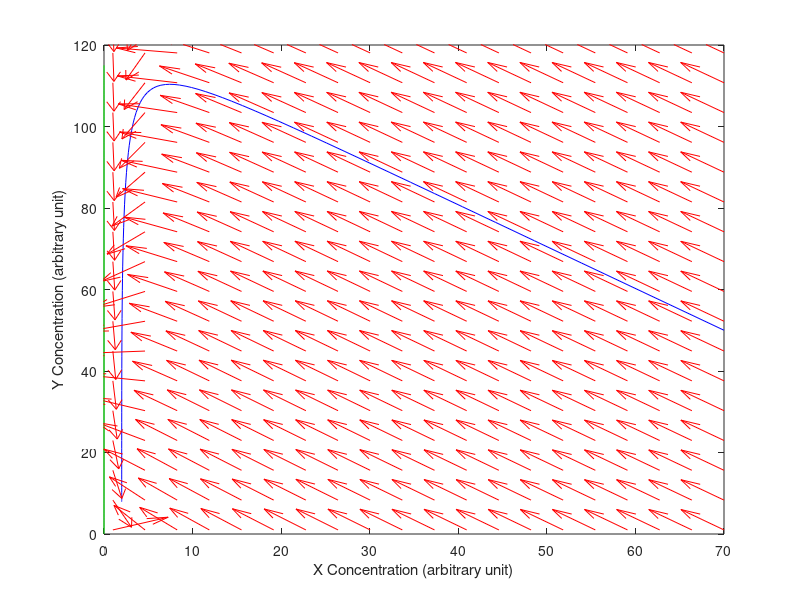
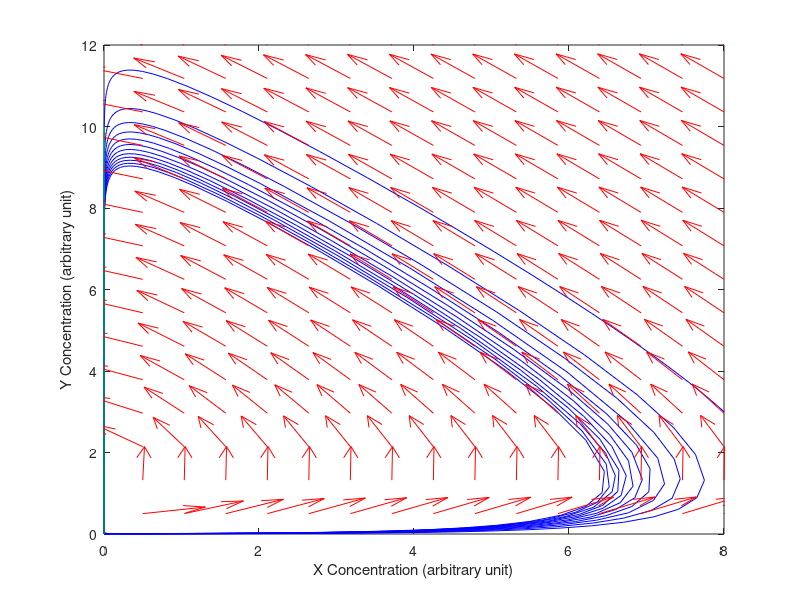

MATLAB code for these plots, in order: (Note: this script raises an error after producing the figures.)
function hw3()
    clc;
    close all;

    tspan = [0 200];

    % question 4.8.6 a)
    y0 = [ 1; 70; 50; 4; ];
    [t1,y1] = ode45(@ODE_4_8_6_a,tspan,y0);
    y0 = [ 1; 0; 115; 4; ];
    [t2,y2] = ode45(@ODE_4_8_6_a,tspan,y0);
    fig = figure;
    plot(y1(:,2),y1(:,3),'b');
    hold on;
    plot(y2(:,2),y2(:,3),'g');
    s1 = linspace(1,70,20);
    s2 = linspace(1,140,20);
    [x,y] = meshgrid(s1,s2);
    u = zeros(size(x));
    v = zeros(size(y));
    t = 0;
    for i = 1:numel(x)
        Yprime = ODE_4_8_6_a(t,[1; x(i); y(i); 4;]);
        u(i) = Yprime(2);
        v(i) = Yprime(3);
        Vmod = sqrt(u(i)^2 + v(i)^2);
        u(i) = u(i)/Vmod;
        v(i) = v(i)/Vmod;
    end
    quiver(x,y,u,v,'r');
    axis([ 0 70 0 120 ]); 
    xlabel('X Concentration (arbitrary unit)');
    ylabel('Y Concentration (arbitrary unit)');
    saveas(fig,'../img/4.8.6.a.jpg');
    
    % question 4.8.6 b)
    tspan = [ 0 1000 ];
    y0 = [ 1; 8; 3; 4; ];
    [t1,y1] = ode45(@ODE_4_8_6_b,tspan,y0);
    y0 = [ 1; 0; 10; 4; ];
    [t2,y2] = ode45(@ODE_4_8_6_b,tspan,y0);
    fig = figure;
    plot(y1(:,2),y1(:,3),'b');
    hold on;
    plot(y2(:,2),y2(:,3),'g');
    s1 = linspace(0.5,8,15);
    s2 = linspace(0.5,12,15);
    [x,y] = meshgrid(s1,s2);
    u = zeros(size(x));
    v = zeros(size(y));
    t = 0;
    for i = 1:numel(x)
        Yprime = ODE_4_8_6_b(t,[1; x(i); y(i); 4;]);
        u(i) = Yprime(2);
        v(i) = Yprime(3);
        Vmod = sqrt(u(i)^2 + v(i)^2);
        u(i) = u(i)/Vmod;
        v(i) = v(i)/Vmod;
    end
    quiver(x,y,u,v,'r');
    axis([ 0 8 0 12 ]); 
    xlabel('X Concentration (arbitrary unit)');
    ylabel('Y Concentration (arbitrary unit)');
    saveas(fig,'../img/4.8.6.b.jpg');
error();

    % question 4.8.8 b)
    tspan = [0 30];
    y0 = 2.1;
    [t1,y1] = ode45(@ODE_4_8_8_origin,tspan,y0);
    [t2,y2] = ode45(@ODE_4_8_8_approx,tspan,y0); 

    y0 = 3;
    [t3,y3] = ode45(@ODE_4_8_8_origin,tspan,y0);
    [t4,y4] = ode45(@ODE_4_8_8_approx,tspan,y0);
    
    y0 = 12;
    [t5,y5] = ode45(@ODE_4_8_8_origin,tspan,y0);
    [t6,y6] = ode45(@ODE_4_8_8_approx,tspan,y0);
    
    fig = figure;
    plot(t1, y1, 'r', t2, y2, 'r-.');
    hold on;
    plot(t3, y3, 'g', t4, y4, 'g-.');
    plot(t5, y5, 'b', t6, y6, 'b-.');
    xlabel('Time (arbitrary unit)');
    ylabel('Concentration (arbitrary unit)');
    legend('S (original model, initial condition s=2.1)','S (approximated model, initial condition s=2.1)', ...
    'S (original model, initial condition s=3)','S (approximated model, initial condition s=3)',...
    'S (original model, initial condition s=12)','S (approximated model, initial condition s=12)');
    axis([tspan 0 Inf])
    saveas(fig,'../img/4.8.8.b.jpg');
end

function dydt = ODE_4_8_6_a(t,y) % question 4.8.6 a) v)
    k1 = 0.4;
    k2 = 0.2;
    k3 = 0.1;
    dydt(1,1) = 0; %dA/dt
    dydt(2,1) = k1 * y(1) * y(2) - k2 * y(2) * y(2); %dX/dt
    dydt(3,1) = k2 * y(2) * y(2) - k3 * y(3); %dY/dt
    dydt(4,1) = 0; %dB/dt
end

function dydt = ODE_4_8_6_b(t,y) % question 4.8.6 b) v)
    k1 = 0.4;
    k2 = 0.3;
    k3 = 0.1;
    dydt(1,1) = 0; %dA/dt
    dydt(2,1) = k1 * y(1) * y(2) - k2 * y(2) * y(3); %dX/dt
    dydt(3,1) = k2 * y(2) * y(3) - k3 * y(3); %dY/dt
    dydt(4,1) = 0; %dB/dt
end

function dydt = ODE_4_8_8_origin(t,y) % original model for question 4.8.8 b)
    V0 = 2;
    V_max = 3;
    K_M = 1;
    dydt(1) = V0 - V_max * y(1) / ( K_M + y(1) );
end

function dydt = ODE_4_8_8_approx(t,y) % approximated model for question 4.8.8 b)
    V0 = 2;
    V_max = 3;
    K_M = 1;
    dydt(1) = - V_max / K_M / ( 1 + V0 / ( V_max - V0 ) )^2 * ( y(1) - K_M * V0 / ( V_max - V0 ) );
end

